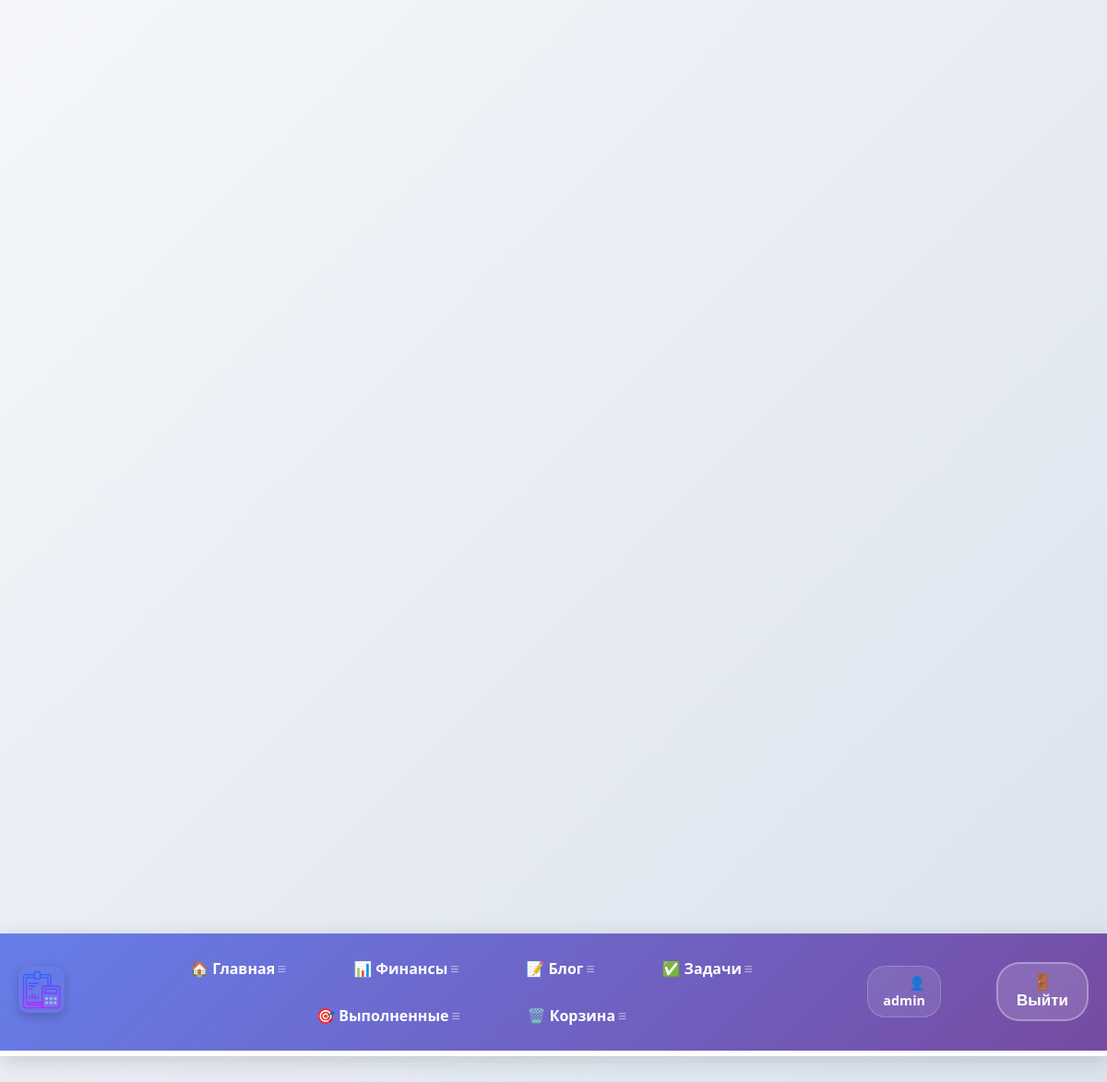
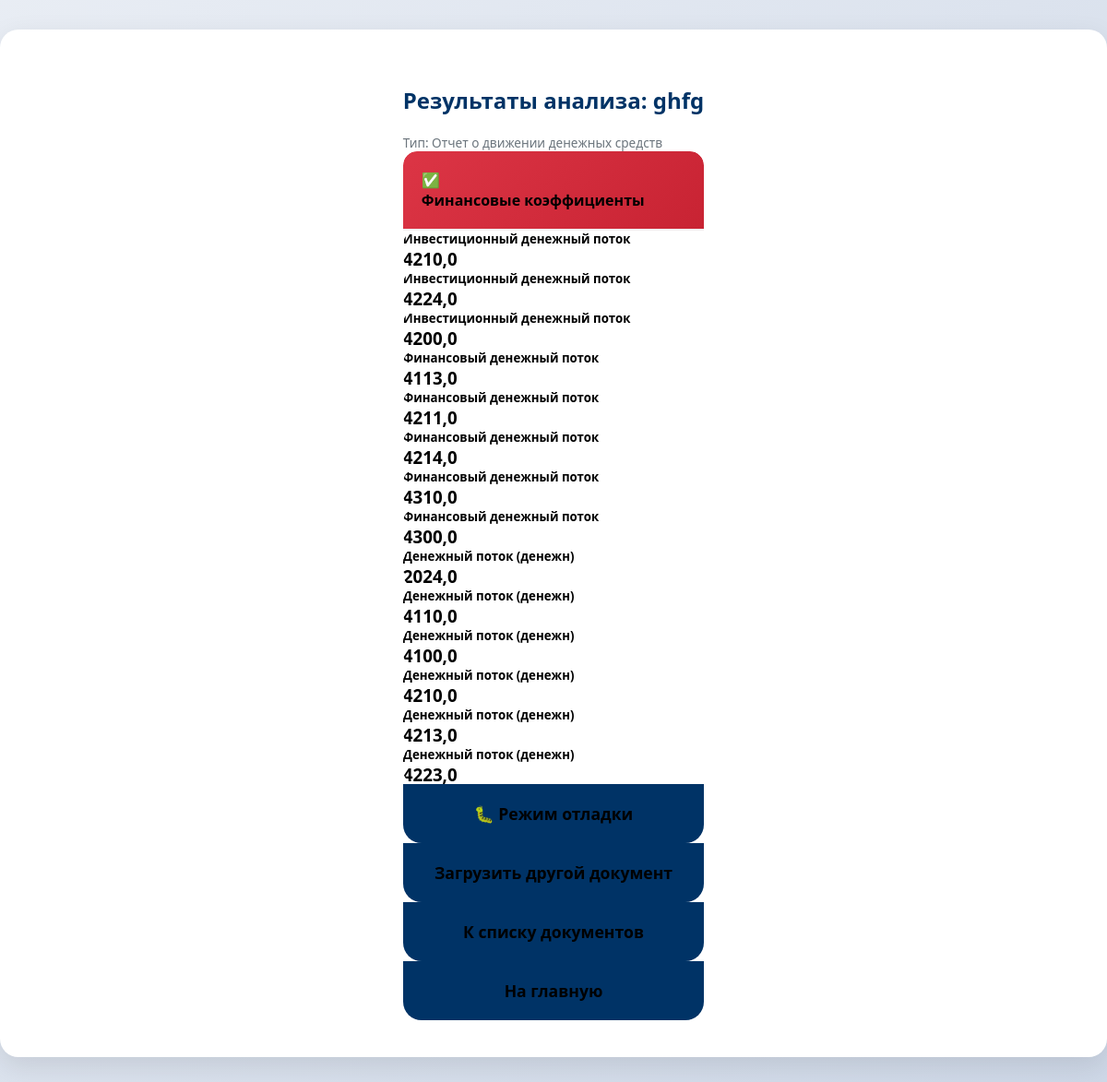
/finance/results/86/ (signed in), run on the app's committed database (2 pictures, top to bottom).
### financial_analysis/models.py (models this page shows, shortened)
class FinancialDocument(models.Model):
    DOCUMENT_TYPES = [
        ('balance', 'Бухгалтерский баланс'),
        ('profit_loss', 'Отчет о прибылях и убытках'),
        ('cash_flow', 'Отчет о движении денежных средств'),  # ДОБАВЛЯЕМ
    ]
    user = models.ForeignKey(User, on_delete=models.CASCADE)
    title = models.CharField(max_length=200)
    document_type = models.CharField(max_length=20, choices=DOCUMENT_TYPES)
    pdf_file = models.FileField(upload_to='financial_docs/')
    upload_date = models.DateTimeField(auto_now_add=True)

class FinancialRatio(models.Model):
    document = models.ForeignKey(FinancialDocument, on_delete=models.CASCADE)
    ratio_name = models.CharField(max_length=100)
    ratio_value = models.FloatField()
    calculation_date = models.DateTimeField(auto_now_add=True)

### financial_analysis/views.py (the view)
# urls.py: path('results/<int:document_id>/', views.financial_results, name='financial_results'),
@login_required
def financial_results(request, document_id):
    document = get_object_or_404(FinancialDocument, id=document_id, user=request.user)
    ratios = FinancialRatio.objects.filter(document=document)
    return render(request, 'financial_analysis/results.html', {
        'document': document,
        'ratios': ratios
    })

### financial_analysis/templates/financial_analysis/results.html (shortened to what this page needs)
{% extends 'skills/base.html' %}
{% block content %}
<div class="container mt-4">
    <h2>Результаты анализа: {{ document.title }}</h2>
    <p class="text-muted">Тип: {{ document.get_document_type_display }}</p>
    {% if ratios %}
    <div class="card">
        <div class="card-header bg-success text-white">
            <h4>Финансовые коэффициенты</h4>
        </div>
        <div class="card-body">
            <div class="row">
                {% for ratio in ratios %}
                <div class="col-md-6 mb-3">
                    <div class="card">
                        <div class="card-body">
                            <h5 class="card-title">{{ ratio.ratio_name }}</h5>
                            <h3 class="text-primary">{{ ratio.ratio_value }}</h3>
                        </div>
                    </div>
                </div>
                {% endfor %}
            </div>
        </div>
    </div>
    {% endif %}
    <div class="mt-3">
        <a href="{% url 'financial_debug' document.id %}" class="btn btn-warning">
            🐛 Режим отладки
        </a>
        <a href="{% url 'financial_upload' %}" class="btn btn-primary">Загрузить другой документ</a>
        <a href="{% url 'financial_list' %}" class="btn btn-secondary">К списку документов</a>
        <a href="{% url 'index' %}" class="btn btn-outline-secondary">На главную</a>
    </div>
</div>
{% endblock %}

### skills/templates/skills/base.html (shortened to what this page needs)
<!DOCTYPE html>
{% load static %}
<html lang="ru">
<head>
    <link rel="stylesheet" href="{% static 'css/style3.css' %}">
    </head>
<body>
<div class="menu">
    <div class="wrap">
        <div class="menu_header">
            {% if user.is_authenticated %}
            <div class="logo">
                <a href="{% url 'index' %}">
                    <img src="{% static 'skills/logo.png' %}" alt="Логотип" class="image">
                </a>
            </div>
            <ul class="menu_total" id="mainMenu">
                <li><a href="{% url 'index' %}">🏠 Главная</a></li>
                <li><a href="{% url 'financial_analysis_page' %}">📊 Финансы</a></li>
                <li><a href="{% url 'blogs' %}">📝 Блог</a></li>
                <li><a href="{% url 'currenttodos' %}">✅ Задачи</a></li>
                <li><a href="{% url 'completedtodos' %}">🎯 Выполненные</a></li>
                <li><a href="{% url 'trashbin' %}">🗑️ Корзина</a></li>
            </ul>
            <ul class="menu_second">
                <li class="logo2">👤 {{ user.username }}</li>
                <li>
                    <form action="{% url 'logoutuser' %}" method="post">
                        <button class="top">🚪 Выйти</button>
                    </form>
                </li>
            </ul>
            {% endif %}
        </div>
    </div>
</div>
<div class="content">
    <div class="wrap">
        {% block content %}
        {% endblock %}
    </div>
</div>
</body>
</html>

### data on the page
FinancialDocument: title "ghfg", document_type "Отчет о движении денежных средств"
FinancialRatio: ratio_name "Инвестиционный денежный поток", ratio_value "4210,0"
FinancialRatio: ratio_name "Инвестиционный денежный поток", ratio_value "4224,0"
FinancialRatio: ratio_name "Инвестиционный денежный поток", ratio_value "4200,0"
FinancialRatio: ratio_name "Финансовый денежный поток", ratio_value "4113,0"
FinancialRatio: ratio_name "Финансовый денежный поток", ratio_value "4211,0"
FinancialRatio: ratio_name "Финансовый денежный поток", ratio_value "4214,0"
FinancialRatio: ratio_name "Финансовый денежный поток", ratio_value "4310,0"
FinancialRatio: ratio_name "Финансовый денежный поток", ratio_value "4300,0"
FinancialRatio: ratio_name "Денежный поток (денежн)", ratio_value "2024,0"
FinancialRatio: ratio_name "Денежный поток (денежн)", ratio_value "4110,0"
FinancialRatio: ratio_name "Денежный поток (денежн)", ratio_value "4100,0"
FinancialRatio: ratio_name "Денежный поток (денежн)", ratio_value "4210,0"
FinancialRatio: ratio_name "Денежный поток (денежн)", ratio_value "4213,0"
FinancialRatio: ratio_name "Денежный поток (денежн)", ratio_value "4223,0"

### other printed values
{{ user.username }} "admin"
